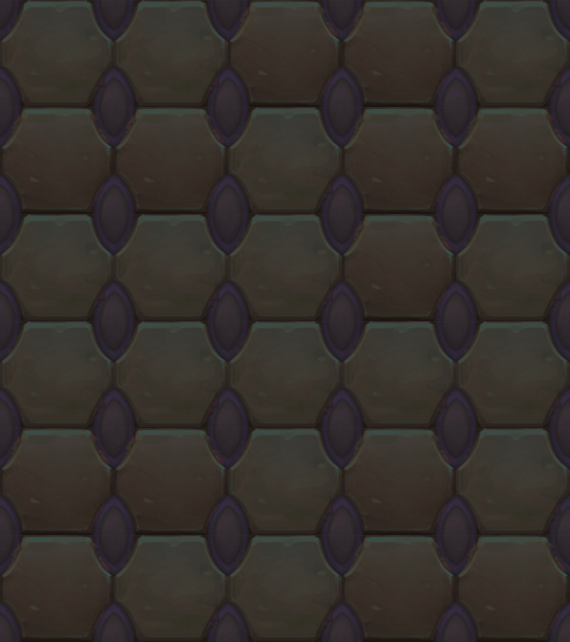

A 2D game scene composited from a Tiled map and its tileset images. What follows is a short description and the map's XML, with each tile layer's data collapsed to a summary:
An orthogonal 5x6 tile map with 114x107 px tiles, 1 tile layer (块层 1).

<map version="1.0" orientation="orthogonal" width="5" height="6" tilewidth="114" tileheight="107">
 <tileset firstgid="1" name="map056" tilewidth="114" tileheight="107">
  <image source="map056.png" width="228" height="107" />
 </tileset>
 <layer name="块层 1" width="5" height="6">
  <data>[30 cells, 30 non-empty, 2 distinct tile ids]</data>
 </layer>
</map>
